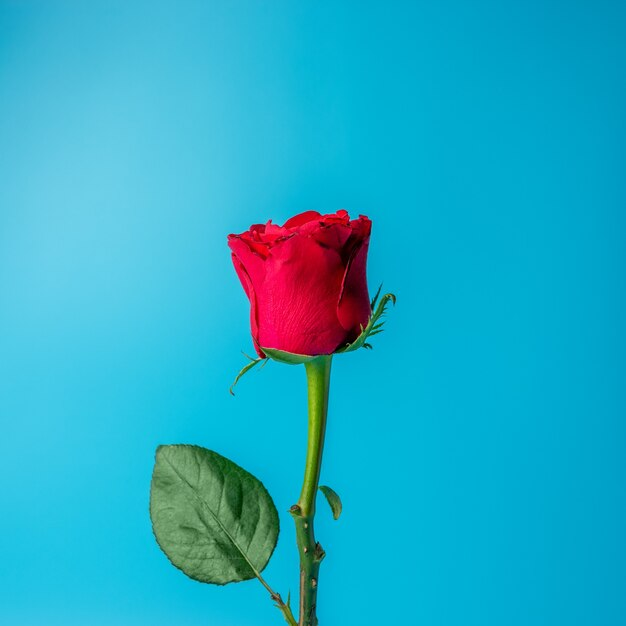
#> input picture IMAGE PROCESSING/rose.jpg, 626 x 626 px, found by its file name
$ python compare.py
#> lines starting #> are read from the running program, lines starting #| are printed output that depends on the picture
import cv2
import numpy as np
img1=cv2.imread('rose.jpg')
#> img1 is the input picture: shape (626, 626, 3); mean B, G, R 200.3, 171.6, 35.7
h,w,c=img1.shape
#> h = 626; w = 626; c = 3
img2=cv2.imread('apple.jpg')
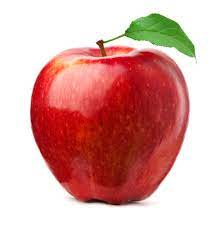
#> input picture IMAGE PROCESSING/apple.jpg, 224 x 225 px, found by its file name
#> img2 is the input picture: shape (225, 224, 3); mean B, G, R 163.6, 168.1, 218.9
img2=cv2.resize(img2,(w,h))
#> img2: shape (626, 626, 3)
new_img=img1-img2
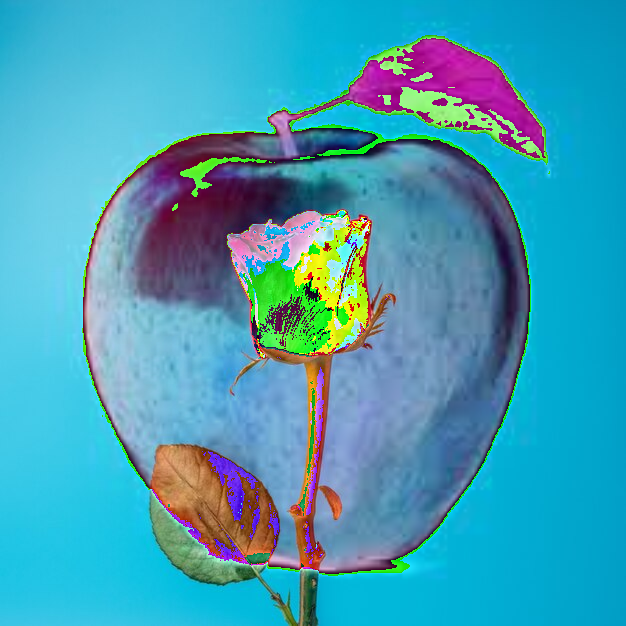
#> new_img: shape (626, 626, 3); mean B, G, R 182.3, 158, 68
status=True
for i in range(h):
    for j in range(w):
        for k in range(c):
            if(new_img[i][j][k]!=0):
                status=False
                break
if status:
    print("Identical Image")
    cv2.imshow('Identity',np.hstack((img1,img2)))
else:
    print("Not Equal")
    cv2.imshow('Not Equal',new_img)
cv2.waitKey(0)
